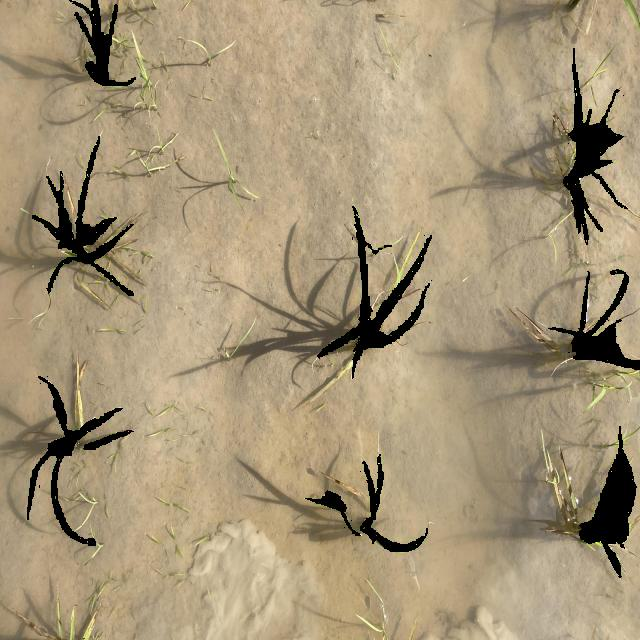
#> input picture CropLabelling.v2i.coco-segmentation/RGB_zero/RGB_IMG_3638_JPG_jpg.rf.3b75789f1a760d55039c38aa3dfdc1cc.jpg, 640 x 640 px; its folder holds 4 pictures in this run
$ python making_rgb_random.py
#> lines starting #> are read from the running program, lines starting #| are printed output that depends on the picture
from PIL import Image
import os
import numpy as np


image_dir = "RGB_zero"

if not os.path.exists('RGB_random'):
    os.makedirs('RGB_random')

# Đường dẫn đến thư mục chứa ảnh đã chỉnh sửa
output_dir = "RGB_random"

# Điều chỉnh độ lệch chuẩn của phân phối Gaussian
scale = 50

for image_file in os.listdir(image_dir):
    if image_file.endswith(".jpg"):
        # Đọc ảnh và tính giá trị trung bình của tất cả các pixel trong ảnh
        image_path = os.path.join(image_dir, image_file)
        image = Image.open(image_path)
#> image is the input picture: PIL image 640x640 RGB; mean R, G, B 166.5, 150.1, 120.3
        avg_pixel = np.mean(np.asarray(image), axis=(0, 1))
#> avg_pixel = [166.5, 150.1, 120.3]

        # Thay thế các pixel có giá trị (R, G, B) = (0, 0, 0)
        pixels = image.load()
        width, height = image.size
#> width = 640; height = 640
        for x in range(width):
            for y in range(height):
                if pixels[x, y] == (0, 0, 0):
                    # Sinh giá trị từ phân phối Gaussian sử dụng giá trị trung bình đã tính toán
                    value = np.random.normal(avg_pixel, scale=scale)
                    value = np.clip(value, 0, 255).astype(np.uint8)
                    pixels[x, y] = tuple(value)

        # Lưu ảnh vào thư mục output_dir
        output_path = os.path.join(output_dir, image_file)
        image.save(output_path)
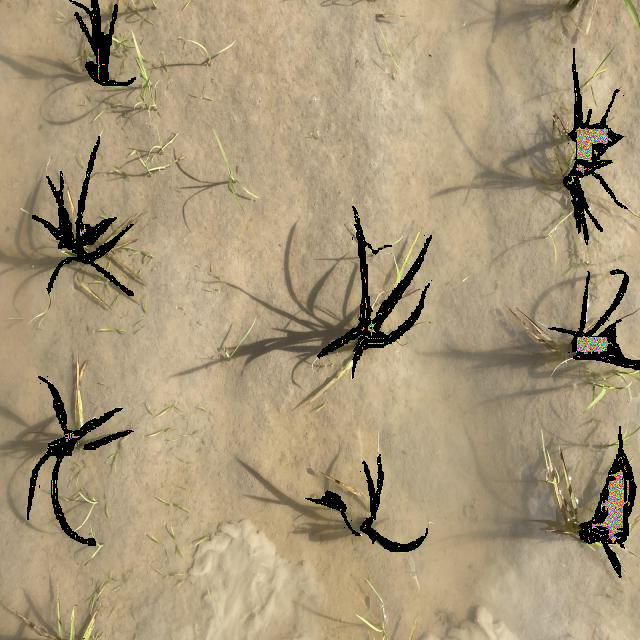
#> saved as RGB_IMG_3638_JPG_jpg.rf.3b75789f1a760d55039c38aa3dfdc1cc.jpg: PIL image 640x640 RGB; mean R, G, B 167.7, 151.2, 121.2
#> pass 2 of the loop `for image_file in os.listdir(image_dir):`:
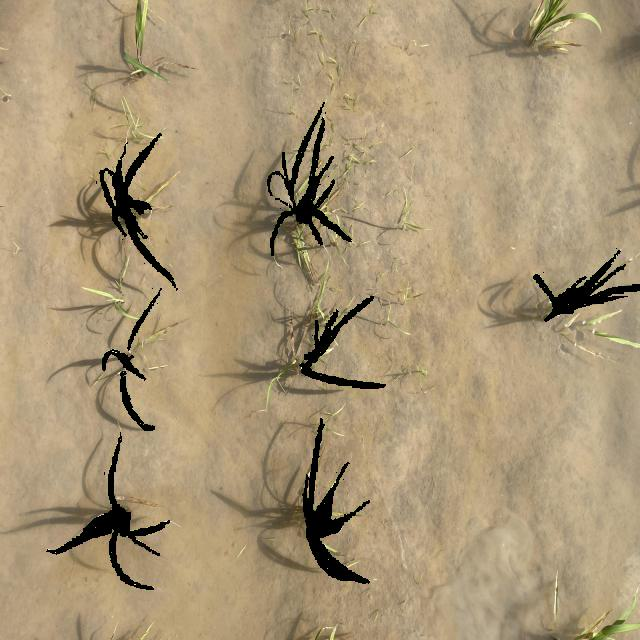
#> input picture CropLabelling.v2i.coco-segmentation/RGB_zero/RGB_IMG_3653_JPG_jpg.rf.794cc888fedf9855159741e62ae4f80e.jpg, 640 x 640 px
#> image is the input picture: PIL image 640x640 RGB; mean R, G, B 169.9, 151, 118.8
#> avg_pixel = [169.9, 151, 118.8]
#> `image.save(output_path)`:
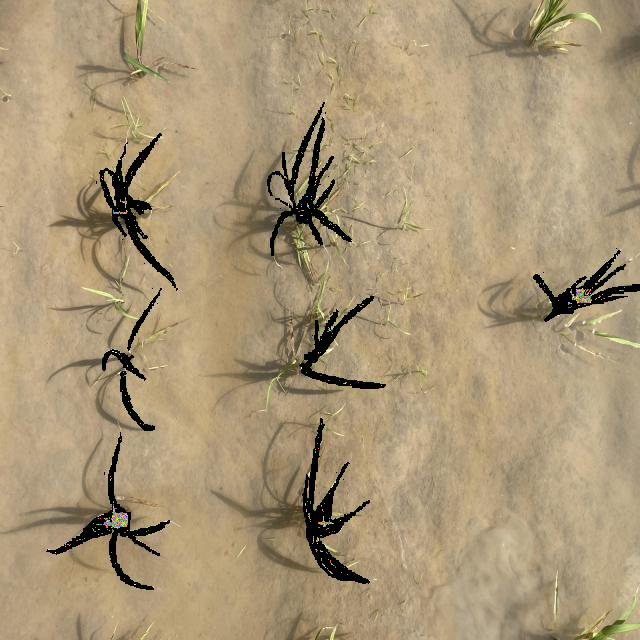
#> saved as RGB_IMG_3653_JPG_jpg.rf.794cc888fedf9855159741e62ae4f80e.jpg: PIL image 640x640 RGB; mean R, G, B 170.2, 151.4, 119.1
#> pass 3 of the loop `for image_file in os.listdir(image_dir):`:
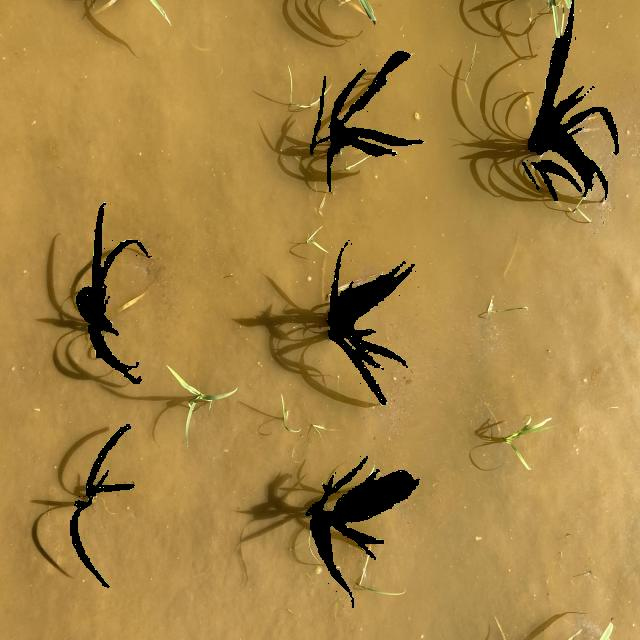
#> input picture CropLabelling.v2i.coco-segmentation/RGB_zero/RGB_IMG_3667_JPG_jpg.rf.6c082dc781428e4e47ad21a4bb89c526.jpg, 640 x 640 px
#> image is the input picture: PIL image 640x640 RGB; mean R, G, B 165.6, 131.9, 68
#> avg_pixel = [165.6, 131.9, 68]
#> `image.save(output_path)`:
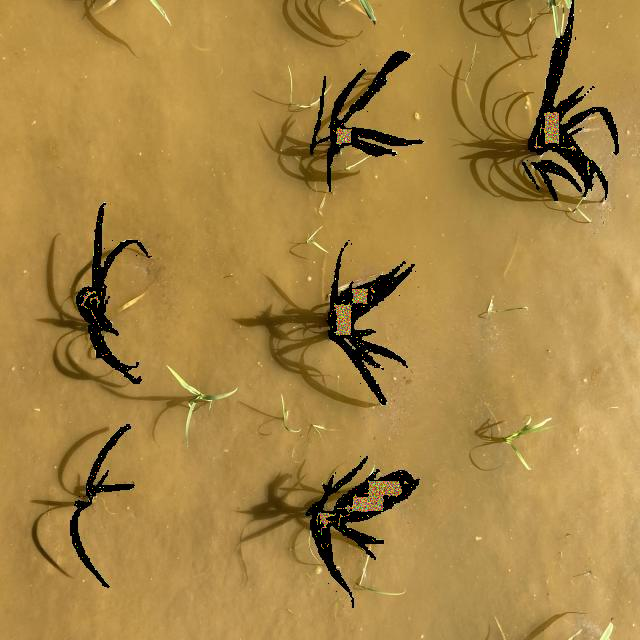
#> saved as RGB_IMG_3667_JPG_jpg.rf.6c082dc781428e4e47ad21a4bb89c526.jpg: PIL image 640x640 RGB; mean R, G, B 166.8, 132.9, 68.5
#> the loop made 4 passes; the first 3 are shown
